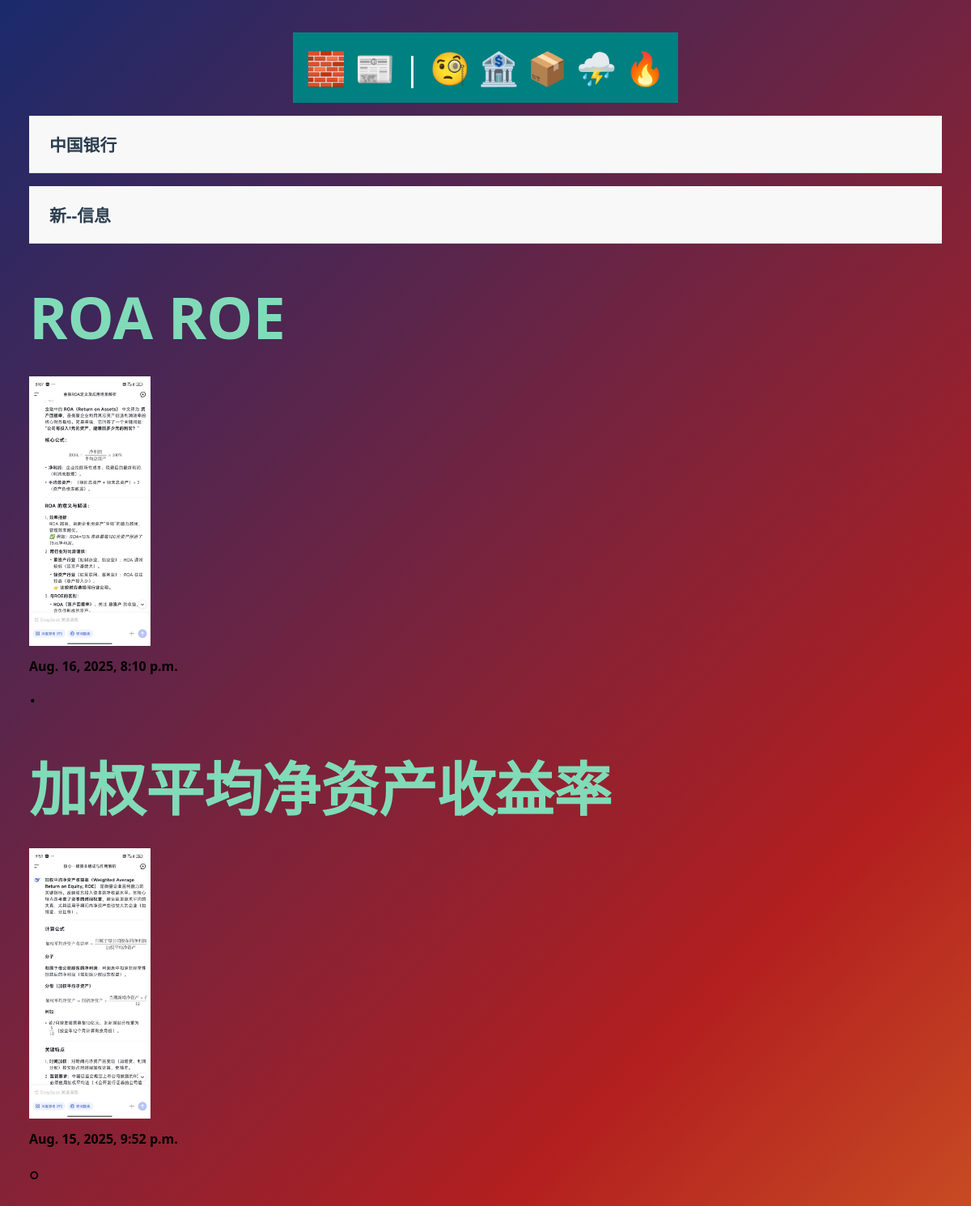
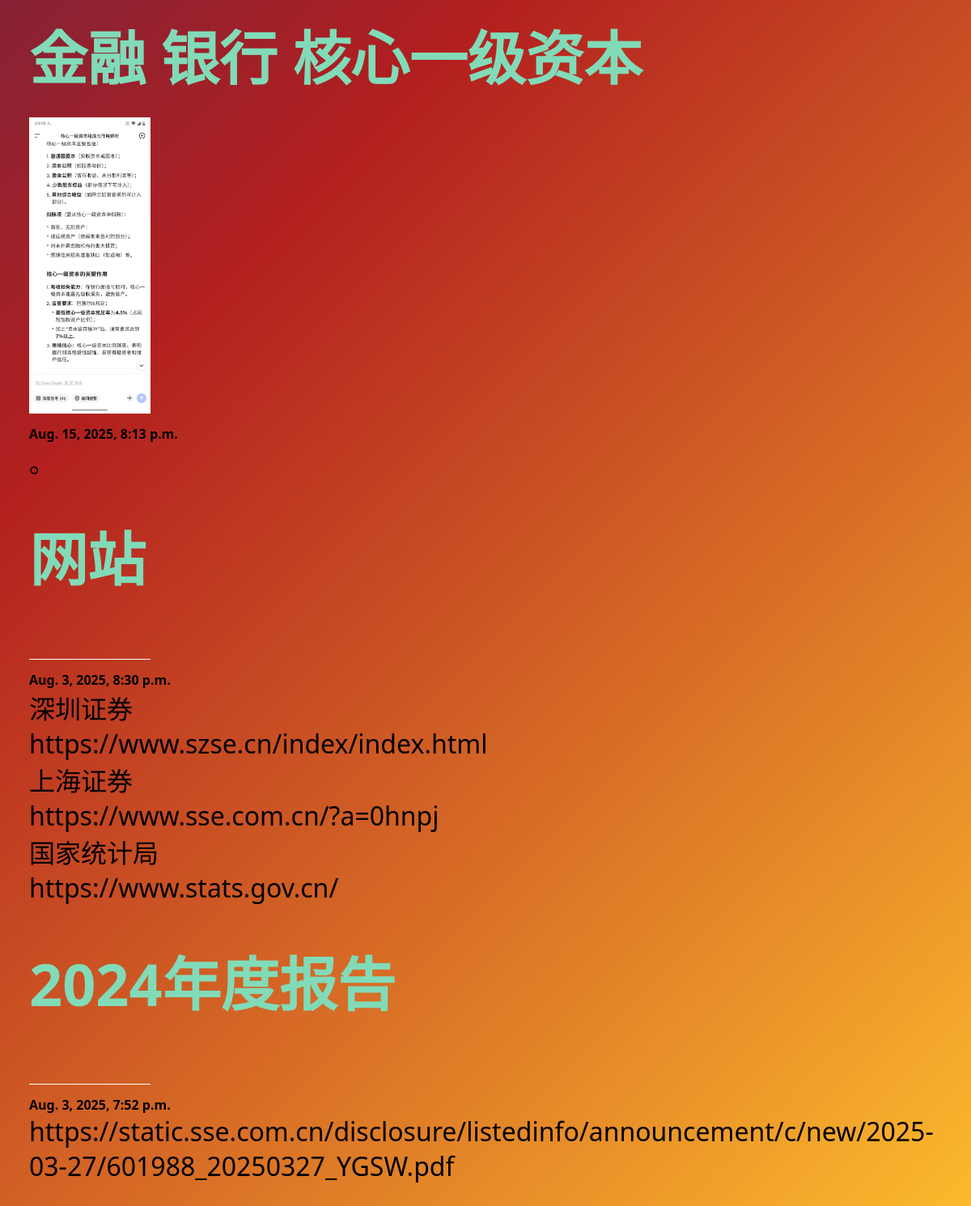
The page /ChinaBank/ on the database its author committed (2 pictures, top to bottom).
### ChinaBank/models.py (models this page shows)
class ChinaBankPost(models.Model):
    client = models.TextField()
    workduty = models.TextField()
    date = models.DateTimeField(auto_now_add=True)
    AA = models.ImageField(default='fallback.png', blank=True)
    BB = models.ImageField(default='fallback.png', blank=True)
    CC = models.ImageField(default='fallback.png', blank=True)
    DD = models.ImageField(default='fallback.png', blank=True)
    EE = models.ImageField(default='fallback.png', blank=True)
    FF = models.ImageField(default='fallback.png', blank=True)
    def __str__(self):
        return self.client

### ChinaBank/views.py (the view)
# urls.py: path('', views.post_list, name="list"),
def post_list(request):
    posts = AppDataModel.objects.all().order_by('-date')
    print(posts)
    form = forms.CreateInFormation()
    return render(request, f'{TemplateFileName}/posts_list.html', {'posts': posts, 'form':form})

### ChinaBank/templates/NChinaBankPosts/posts_list.html (shortened to what this page needs)
{% extends 'layout.html' %}
{% block content %}
    <section>
        <div class="accordion-item">
                <div class="accordion-header">
                    <div class="accordion-title">中国银行</div>
                </div>
        </div>
        <div class="accordion-item">
                <div class="accordion-header">
                    <div class="accordion-title">新--信息</div>
                </div>
            </div>
        {% for post in posts%}
        <article class="post">
            <h3>
                <a href="{% url 'NChinaBankPosts:page' pk=post.id%}">
                     {{ post.client }}
                </a>
            </h3>
            <img
                src="{{ post.AA.url }}"
                alt="{{ post.title }}"
                class="small-image"
            />
            <h2>{{ post.date }}</h2>
            <p class="pre-line">{{ post.workduty }}</p>
        </article>
        {% endfor %}
    </section>
{% endblock %}

### static/css/style.css (style rules this page uses)
* { margin: 0; padding: 0; box-sizing: border-box; font-family: 'Segoe UI', Tahoma, Geneva, Verdana, sans-serif; }
body { color: black; font-size: 3rem; background: linear-gradient(135deg, #1a2a6c, #b21f1f, #fdbb2d); min-height: 100vh; display: flex; flex-direction: column; align-items: center; padding: 40px 20px; }
section { display: flex; flex-flow: column; gap: 1rem; }
h2 { font-size: 1rem; }
p { font-size: 2rem; }
a { text-decoration: none; color: #81dbb8; }
h3 { color: #333; font-size: 1.5em; font-weight: bold; font-family: 'Arial', sans-serif; margin: 15px 0; padding: 10px 0; text-align: left; }
.accordion-item { border-bottom: 1px solid #e0e0e0; transition: all 0.3s ease; }
.accordion-header { padding: 20px 25px; background: #f8f8f8; cursor: pointer; display: flex; justify-content: space-between; align-items: center; transition: background 0.3s ease; }
.accordion-title { font-size: 1.3rem; font-weight: 600; color: #2c3e50; }

### ChinaBank/templates/NChinaBankPosts/posts_list.html (style rules this page uses)
.small-image { width: 150px; height: auto; }

### rows shown on the page
ChinaBankPost: client "ROA ROE", AA (picture), date "Aug. 16, 2025, 8:10 p.m.", workduty "."
ChinaBankPost: client "加权平均净资产收益率", AA (picture), date "Aug. 15, 2025, 9:52 p.m.", workduty "。"
ChinaBankPost: client "金融 银行 核心一级资本", AA (picture), date "Aug. 15, 2025, 8:13 p.m.", workduty "。"
ChinaBankPost: client "网站", AA (picture), date "Aug. 3, 2025, 8:30 p.m.", workduty "深圳证券 https://www.szse.cn/index/index.html 上海证券 https://www.sse.com.cn/?a=0hnpj 国家统计局 https://www.stats.gov.cn/"
ChinaBankPost: client "2024年度报告", AA (picture), date "Aug. 3, 2025, 7:52 p.m.", workduty "https://static.sse.com.cn/disclosure/listedinfo/announcement/c/new/2025-03-27/601988_20250327_YGSW.pdf"
